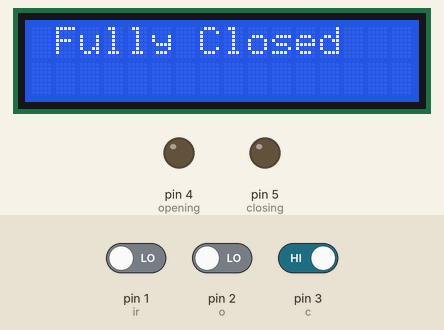
Recording of a sketch running on a simulated Arduino Uno, built with avr-gcc and run on an emulated ATmega328P. Shown: 16×2 character LCD, output pins drawn as LEDs (lit = HIGH). Inputs (shaded band) come from the test bench; at power-on: pin 1 (ir) LOW, pin 2 (o) LOW, pin 3 (c) HIGH.

Above: at 1.2 s.
1.3 s: pin 1 (ir) driven HIGH
At 1.7 s:
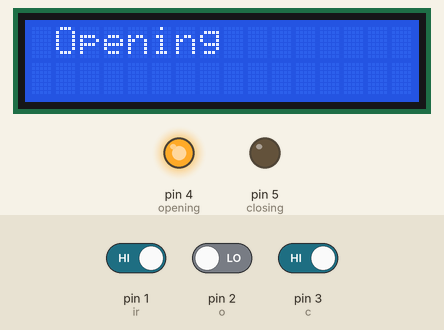
4.3 s: pin 2 (o) driven HIGH
At 4.9 s:
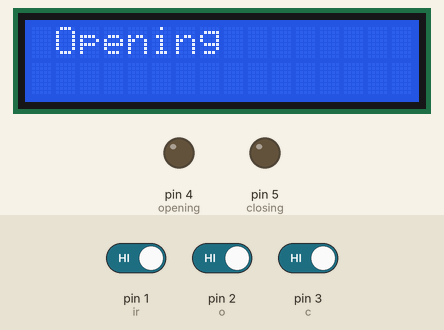
7.3 s: pin 3 (c) driven LOW
At 8.3 s:
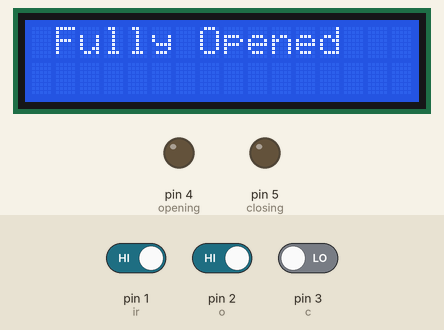
10.3 s: pin 1 (ir) driven LOW
At 11.7 s:
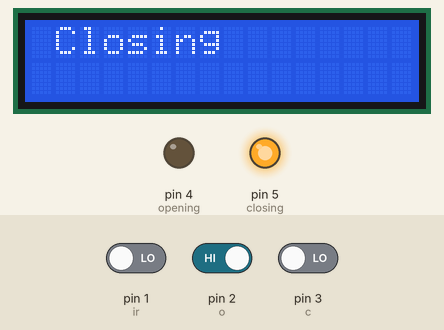
13.3 s: pin 3 (c) driven HIGH
At 14.3 s:
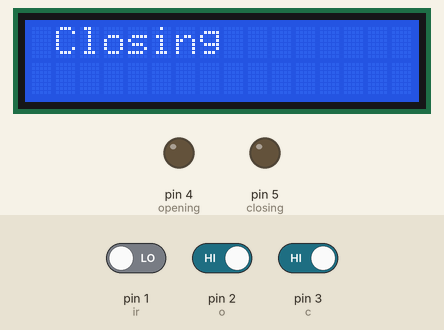
16.3 s: pin 2 (o) driven LOW
At 16.45 s:
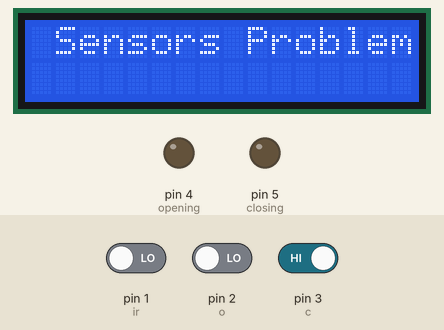
Timing chart, 0 to 19.3 s (numbered marks = the images above; inputs shaded):
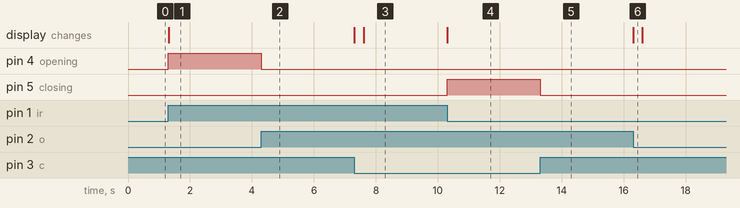

The sketch:

ibrahim_4715.ino
```cpp
#include<LiquidCrystal.h>
LiquidCrystal lcd(12,11,10,9,8,7);
int ir=1,o=2,c=3,opening=4,closing=5;

void setup() {lcd.begin(16,2);
pinMode(opening,OUTPUT); pinMode(closing,OUTPUT);
pinMode(ir,INPUT); pinMode(o,INPUT); pinMode(c,INPUT);}

void loop() {
if(digitalRead(ir) && !digitalRead(o)){digitalWrite(opening,HIGH);digitalWrite(closing,LOW);
lcd.clear();lcd.setCursor(1,0);lcd.print("Opening");}

else if (!digitalRead(ir) && !digitalRead(c)){digitalWrite(closing,HIGH);digitalWrite(opening,LOW);
lcd.clear();lcd.setCursor(1,0);lcd.print("Closing");}

else if (digitalRead(o) && digitalRead(ir)){digitalWrite(closing,LOW);digitalWrite(opening,LOW);
lcd.clear();lcd.setCursor(1,0);lcd.print("Fully Opened");}

else if (digitalRead(c) && !digitalRead(ir)){digitalWrite(closing,LOW);digitalWrite(opening,LOW);
lcd.clear();lcd.setCursor(1,0);lcd.print("Fully Closed");}

while (digitalRead(c) && digitalRead(o)){digitalWrite(closing,LOW);digitalWrite(opening,LOW);
lcd.clear();lcd.setCursor(1,0);lcd.print("Sensors Problem");}
}
```

Measured:
- after the input at 1.3 s, pin 4 (opening): LOW → HIGH at once; the display: changes at once (image 1)
- after the input at 4.3 s, pin 4 (opening): HIGH → LOW at once
- after the input at 10.3 s, pin 5 (closing): LOW → HIGH at once; the display: changes at once (image 4)
- after the input at 13.3 s, pin 5 (closing): HIGH → LOW at once
- after the input at 16.3 s, the display: changes at once (image 6)
